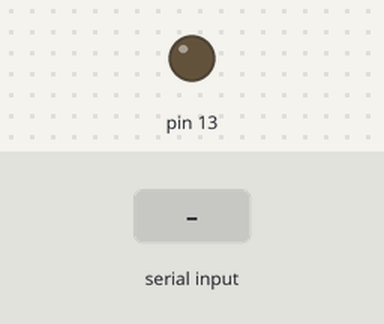
Bench run of a sketch on a simulated Arduino Uno, built with avr-gcc and run on an emulated ATmega328P. Parts: output pins drawn as LEDs (lit = HIGH). The test bench sets the inputs (shaded band).

Above: at 1.2 s.
1.3 s: "$STR\n" received over Serial
At 2.0 s:
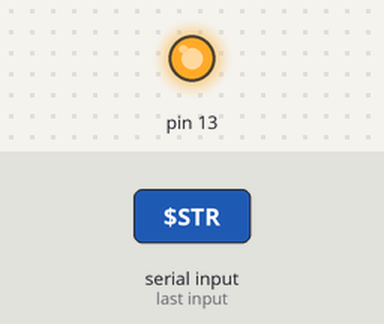
2.8 s: "$STP\n" received over Serial
At 3.1 s:
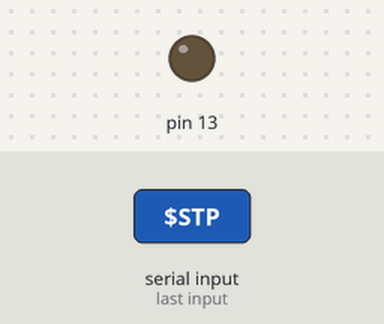
Timing chart, 0 to 5.8 s (numbered marks = the images above; inputs shaded):
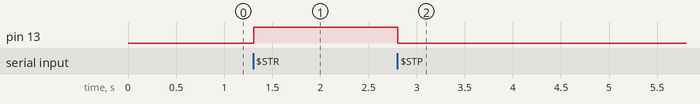

Measured:
- after the input at 1.3 s, pin 13: LOW → HIGH at once
- after the input at 2.8 s, pin 13: HIGH → LOW at once

The sketch:

ESP8266_Kitchen_Timer_Communication.ino
```cpp
String gMsg = "";
volatile unsigned char gISRFlag1   = 0;
unsigned int gReloadTimer1 = (62500 * 4) / 1000; // corresponds to 1 second

/**
  *@brief program setup
  *@return void
*/
void setup() {
  Serial.begin(9600);
  pinMode(13, OUTPUT);
  digitalWrite(13, LOW);

  noInterrupts();           // disable all interrupts
  TCCR1A = 0;
  TCCR1B = 0;
  TCNT1  = 0;
  OCR1A = gReloadTimer1;    // compare match register 1
  TCCR1B |= (1 << WGM12);   // CTC mode
  TCCR1B |= (1 << CS12);    // 256 prescaler
  TIMSK1 |= (1 << OCIE1A);  // enable timer compare interrupt
  interrupts();             // enable all interrupts
}

/**
  *@brief continuous loop that executes after setup()
  *@return void
*/
void loop() {
  if(gISRFlag1 == 1){
    gISRFlag1 = 0;
    String gMsg = Serial.readStringUntil('\n');
    parseCMD(gMsg);
  }
}

/**
  *@brief takes in a string and turns on and off an led based on the string's value
  *@param msg: string that is meant to represent a command
  *@return void
*/
void parseCMD(String msg){
    if(msg == "$STR"){
      digitalWrite(13, HIGH);
    } else if(msg == "$STP"){
      digitalWrite(13, LOW);
    }
}

/**
  *@brief interrupt for timer 1 that executes every 1s
  *@return void
*/
ISR(TIMER1_COMPA_vect) // timer compare interrupt service routine
{
  if(Serial.available() > 0){
    gISRFlag1 = 1;
  }
}
```
